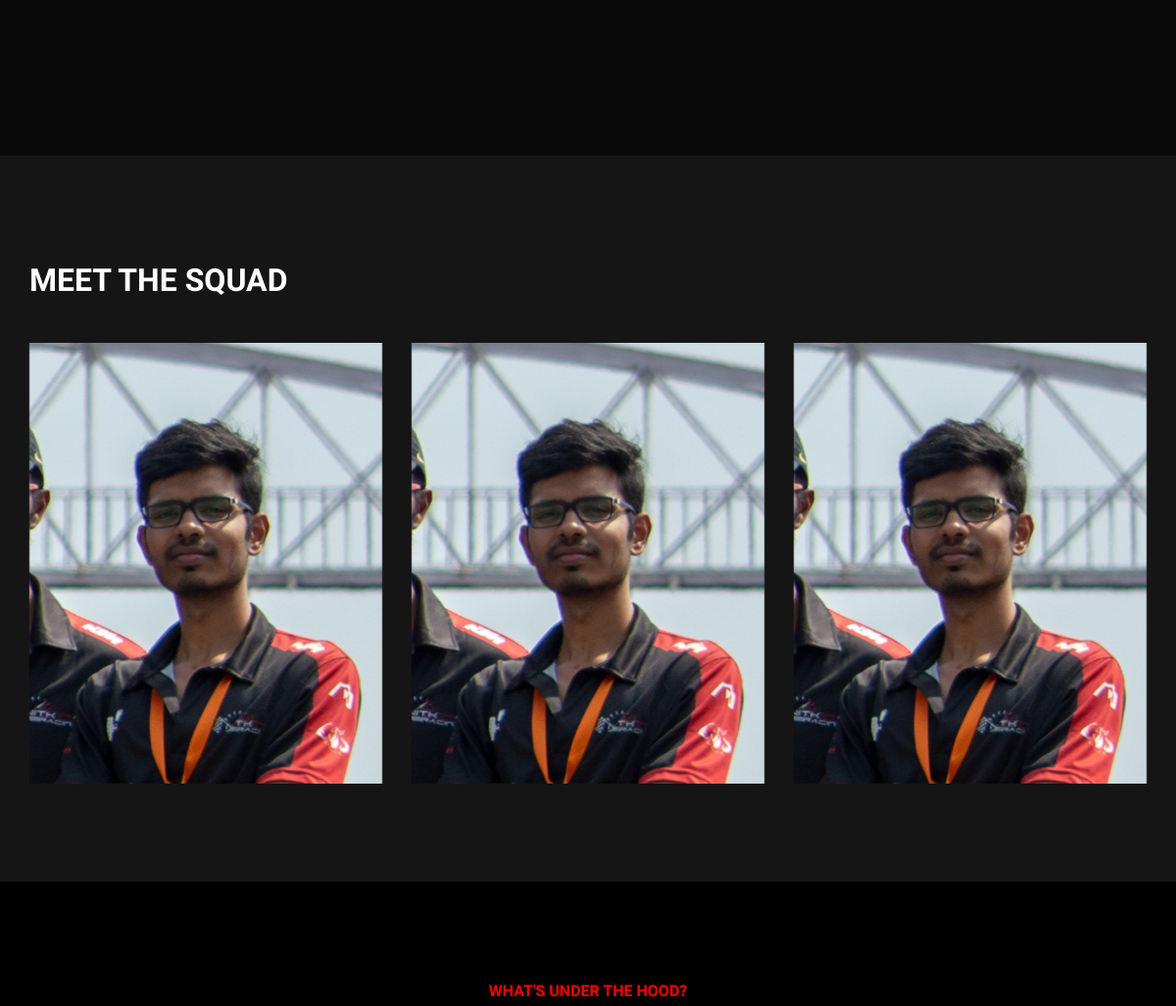
The app's page /aerodynamics/ (middle part), older data.
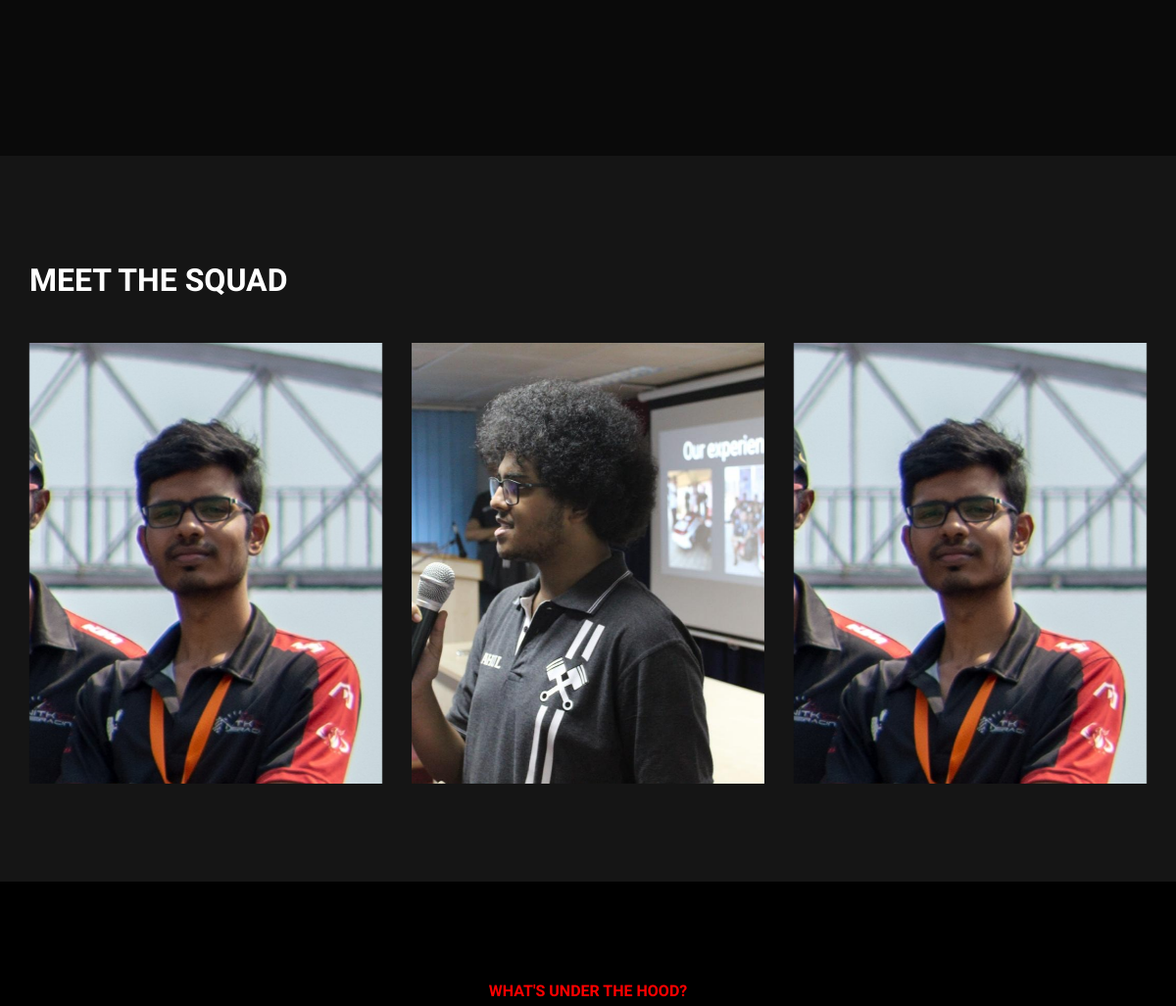
The same page, newer data.
### mysite/models.py (models this page shows)
class Member(models.Model):
    CHOICES = [(1, 'AERO'), (2, 'VD'), (3, 'PWR'), (4, 'ELEC'), (6, 'MEDIA'), (5, 'MARKETING')]
    roll_number = models.CharField(max_length=8, primary_key=True)
    priority = models.IntegerField(default=5,unique=False,choices=[(0,'cap'),(1,'op'),(2,'tech head'),(3,'subsytem head'),(4,'media/marketing'),(5,'other')])
    sig = models.IntegerField(default=0, choices=CHOICES)
    writeup = models.CharField(max_length=144, blank=True)
    member_name = models.CharField(max_length=50)
    post = models.CharField(max_length=300)
    insta = models.URLField(default="")
    linkdin = models.URLField(default="")
    email = models.EmailField(blank=True)
    member_img = models.ImageField(upload_to='images/members')
    sig_head = models.BooleanField(default=False)
    class Meta:
        ordering = ['priority']
    def __str__(self):
        return self.member_name

### mysite/views.py (the view)
# urls.py: path('aerodynamics/', views.aerodynamics, name='aerodynamics'),
def aerodynamics(request):
    sponsors_list = Sponsor.objects.all()
    full_member_list = Member.objects.filter(sig=1)
    blog_list = Blog.objects.filter(blog_filter=1)
    banners_list = Banner.objects.filter(page_to_display=5)
    document_list = Document.objects.filter(subsystem_filter=1)
    context = {'full_member_list': full_member_list,
               'banners_list': banners_list,
               'blog_list': blog_list,
               'sponsors_list': sponsors_list,
               'document_list': document_list
               }
    return render(request, 'aerodynamics.html', context=context)

### mysite/templates/aerodynamics.html (shortened to what this page needs)
<!DOCTYPE html>
<html lang="zxx">
<head>
    {% load static %}
    <link rel="stylesheet" href="{% static 'css/bootstrap.min.css' %}" type="text/css">
    <link rel="stylesheet" href="{% static 'css/font-awesome.min.css' %}" type="text/css">
    <link rel="stylesheet" href="{% static 'css/flaticon.css' %}" type="text/css">
    <link rel="stylesheet" href="{% static 'css/owl.carousel.min.css' %}" type="text/css">
    <link rel="stylesheet" href="{% static 'css/barfiller.css' %}" type="text/css">
    <link rel="stylesheet" href="{% static 'css/magnific-popup.css' %}" type="text/css">
    <link rel="stylesheet" href="{% static 'css/slicknav.min.css' %}" type="text/css">
    <link rel="stylesheet" href="{% static 'css/style.css' %}" type="text/css">
</head>
<body>
<section class="gallery-section">
    <div class="gallery">
        {% for document in document_list %}
            <model-viewer class="gs-item grid-wide" src="{{ document.document.url }}" alt="{{ document.description }} "
                          auto-rotate camera-controls>
            </model-viewer>
        {% endfor %}
    </div>
</section>
<section class="team-section spad">
    <div class="container">
        <div class="row">
            <div class="col-lg-12">
                <div class="team-title">
                    <div class="section-title">
                        <h2>MEET THE SQUAD</h2>
                    </div>
                </div>
            </div>
        </div>
        <div class="row">
            <div class="ts-slider owl-carousel">
                {% for member in full_member_list %}
                    <div class="col-lg-4">
                        <div class="ts-item set-bg" data-setbg="{{ member.member_img.url }}">
                        </div>
                    </div>
                {% endfor %}
            </div>
        </div>
    </div>
</section>
<section class="choseus-section spad">
    <div class="row">
        <div class="col-lg-12">
            <div class="section-title">
                <span>What's under the hood?</span>
            </div>
        </div>
    </div>
</section>
</body>
</html>

### mysite/static/css/barfiller.css (style rules this page uses)
body { font-family: Arial; }

### mysite/static/css/style.css (style rules this page uses)
html, body { height: 100%; font-family: "Muli", sans-serif; -webkit-font-smoothing: antialiased; font-smoothing: antialiased; }
h1, h2, h3, h4, h5, h6 { margin: 0; color: #111111; font-weight: 400; font-family: "Oswald", sans-serif; }
h2 { font-size: 36px; }
.section-title { margin-bottom: 45px; text-align: center; }
.section-title span { font-size: 16px; color: #ff0000; text-transform: uppercase; font-weight: 700; }
.section-title h2 { color: #ffffff; font-size: 32px; font-weight: 600; text-transform: uppercase; margin-top: 8px; }
.set-bg { background-repeat: no-repeat; background-size: cover; background-position: top center; }
.spad { padding-top: 100px; padding-bottom: 100px; }
.choseus-section { background: #000000; padding-bottom: 70px; }
.gallery-section { background: #0a0a0a; overflow: hidden; }
.gallery { margin-right: -10px; }
.gallery .gs-item { height: 472px; width: calc(25% - 10px); float: left; margin-right: 10px; margin-bottom: 10px; }
.gallery .gs-item.grid-wide { width: calc(50% - 10px); }
.team-section { background: #151515; }
.team-title .section-title { text-align: left; float: left; }
.ts-slider .col-lg-4 { max-width: 100%; }
.ts-item { height: 450px; position: relative; overflow: hidden; }
@media only screen and (min-width: 1200px) { .container { max-width: 1170px; } }

Row changes from the older to the newer data that the page shows:
added Member: shows a picture
